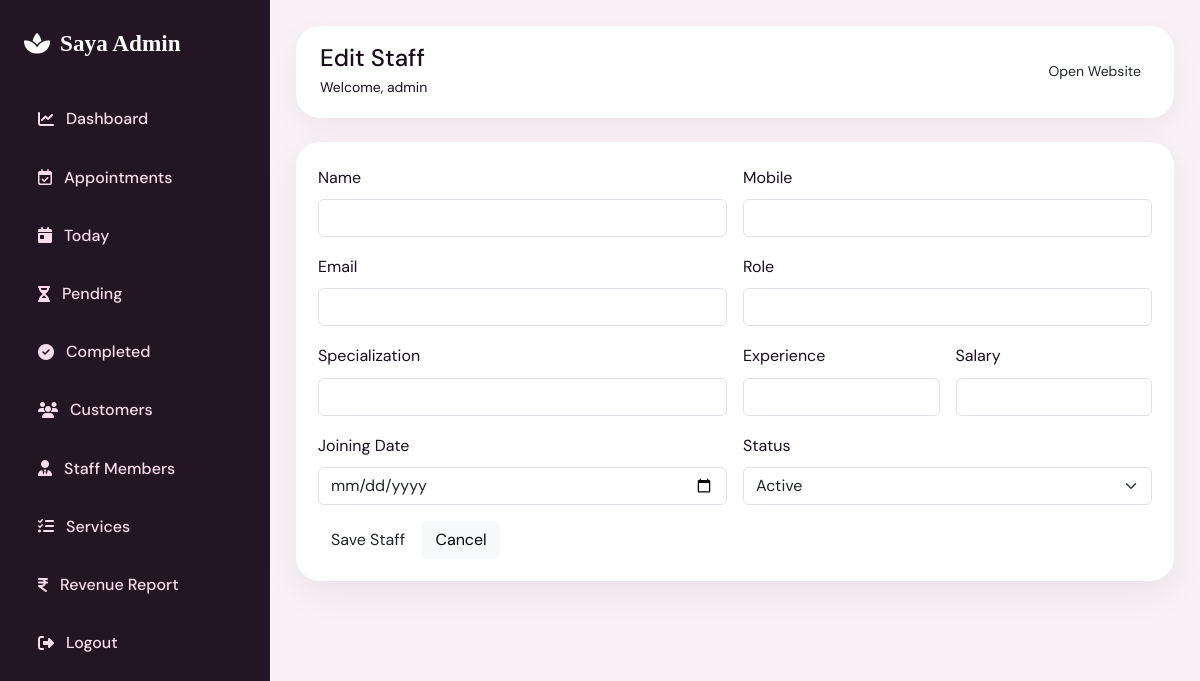
Before: /staff/edit/5 (signed in) with the older database file.
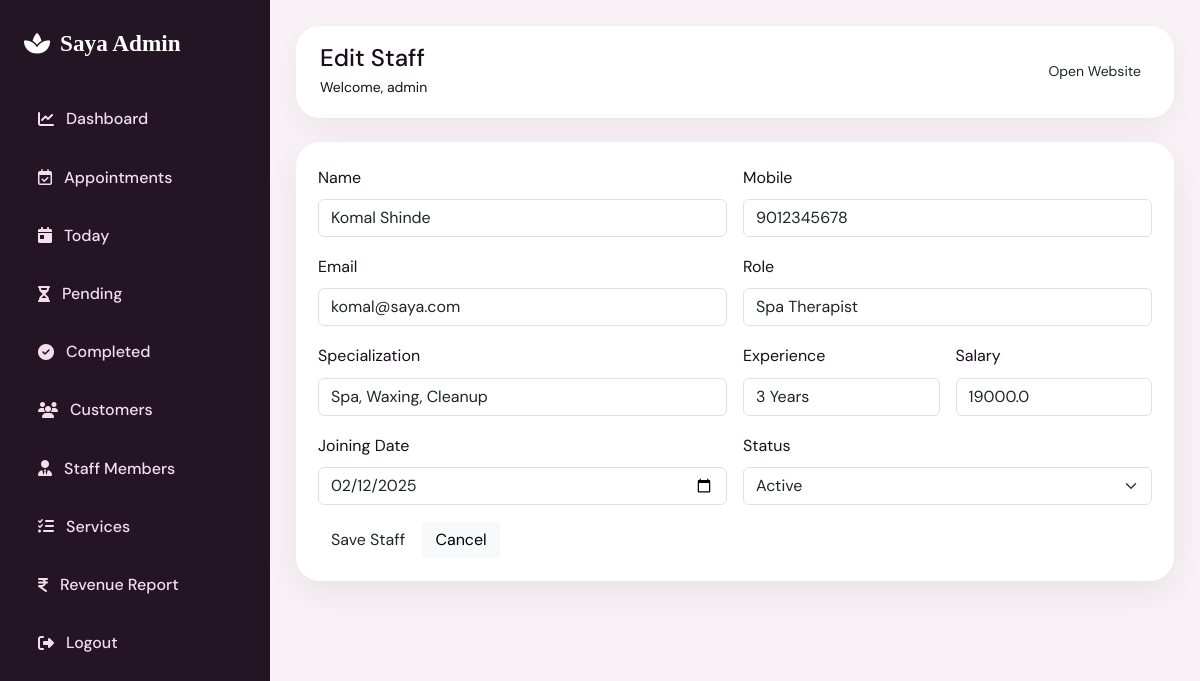
After: the same page with the newer database file.
### tables this page shows
CREATE TABLE staff (
            id INTEGER PRIMARY KEY AUTOINCREMENT,
            name TEXT NOT NULL,
            mobile TEXT,
            email TEXT,
            role TEXT NOT NULL,
            specialization TEXT,
            experience TEXT,
            salary REAL DEFAULT 0,
            joining_date TEXT,
            status TEXT NOT NULL DEFAULT 'Active',
            created_at TEXT NOT NULL
        );

### app.py (the view, shortened to what this page needs)
@app.route("/staff/edit/<int:id>", methods=["GET", "POST"])
@login_required
def edit_staff(id):
    row = query_one("SELECT * FROM staff WHERE id=?", (id,))
    return render_template("admin/edit_staff.html", staff=row)

### app.py (called while the page is built)
def login_required(view_func):
    @wraps(view_func)
    def wrapper(*args, **kwargs):
        if "user_id" not in session:
            flash("Please login to access manager dashboard.", "warning")
            return redirect(url_for("login"))
        return view_func(*args, **kwargs)
    return wrapper

def query_one(sql, params=()):
    conn = get_db_connection()
    row = conn.execute(sql, params).fetchone()
    conn.close()
    return row

@app.context_processor
def inject_now():
    return {"today_date": date.today().isoformat(), "current_year": datetime.now().year}

### database.py (called while the page is built)
def get_db_connection():
    os.makedirs(DB_DIR, exist_ok=True)
    conn = sqlite3.connect(DB_PATH)
    conn.row_factory = sqlite3.Row
    return conn

### templates/admin/edit_staff.html
{% extends 'admin/admin_base.html' %}
{% block page_title %}Edit Staff{% endblock %}
{% block admin_content %}{% include 'admin/partials/staff_form.html' %}{% endblock %}

### templates/admin/partials/staff_form.html (shortened to what this page needs)
<div class="panel"><form method="post" class="row g-3">
  <div class="col-md-6"><label class="form-label">Name</label><input class="form-control" name="name" value="{{ staff.name if staff else '' }}" required></div>
  <div class="col-md-6"><label class="form-label">Mobile</label><input class="form-control" name="mobile" value="{{ staff.mobile if staff else '' }}"></div>
  <div class="col-md-6"><label class="form-label">Email</label><input class="form-control" name="email" value="{{ staff.email if staff else '' }}"></div>
  <div class="col-md-6"><label class="form-label">Role</label><input class="form-control" name="role" value="{{ staff.role if staff else '' }}" required></div>
  <div class="col-md-6"><label class="form-label">Specialization</label><input class="form-control" name="specialization" value="{{ staff.specialization if staff else '' }}"></div>
  <div class="col-md-3"><label class="form-label">Experience</label><input class="form-control" name="experience" value="{{ staff.experience if staff else '' }}"></div>
  <div class="col-md-3"><label class="form-label">Salary</label><input class="form-control" type="number" name="salary" value="{{ staff.salary if staff else '' }}"></div>
  <div class="col-md-6"><label class="form-label">Joining Date</label><input class="form-control" type="date" name="joining_date" value="{{ staff.joining_date if staff else '' }}"></div>
  <div class="col-md-6"><label class="form-label">Status</label><select class="form-select" name="status"><option {% if staff and staff.status=='Active' %}selected{% endif %}>Active</option></select></div>
  <div class="col-12"><button class="btn btn-rose">Save Staff</button> <a href="{{ url_for('staff') }}" class="btn btn-light">Cancel</a></div>
</form></div>

Changed rows visible on the page:
added staff: name "Komal Shinde", mobile "9012345678", email "komal@saya.com", role "Spa Therapist", specialization "Spa, Waxing, Cleanup", experience "3 Years", salary "19000.0", joining_date "02/12/2025", status "Active"
Other visible differences:
form field status: "Active" → (not shown)
